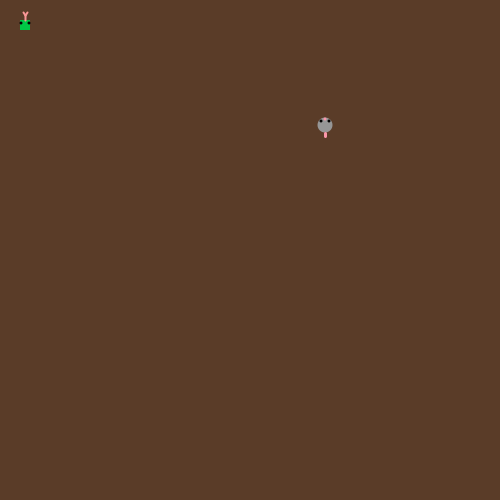
Frame 1 (no input)
Frame 60 (the mouse pressed at the canvas centre just before this capture): identical to frame 1, image omitted
Frame 120 (the mouse held since frame 60 and released just before this capture): identical to frame 1, image omitted

The Processing sketch that drew this single still picture (run headless with seeded random() and noise(); from frame 60 on, the mouse is pressed at the canvas centre):

// Processing sketch: LeagueSnake
// ── LeagueSnake.pde
//*
// ***** SEGMENT CLASS *****
// This class will be used to represent each part of the moving snake.
//*

class Segment {
  int x;
  int y;
  
  Segment(int x, int y){
    this.x = x;
    this.y = y;
    
  }

//Add x and y member variables. They will hold the corner location of each segment of the snake.


// Add a constructor with parameters to initialize each variable.



}


//*
// ***** GAME VARIABLES *****
// All the game variables that will be shared by the game methods are here
//*
Segment snek;
int foodX;
int foodY;
int foodEaten;
int direction;



//*
// ***** SETUP METHODS *****
// These methods are called at the start of the game.
//*

void setup() {
  size(500,500);
  background(90,60,40);
  snek = new Segment(20,20);
  frameRate(20);
  dropFood();
  direction = UP;
}

void dropFood() {
  //Set the food in a new random location
    foodX = ((int)random(50)*10);
    foodY = ((int)random(50)*10);
}



//*
// ***** DRAW METHODS *****
// These methods are used to draw the snake and its food 
//*

void draw() {
  background(90,60,40);
  drawFood();
  drawSnake();
}

void drawFood() {
  //Draw the food
  noStroke();
  fill(150,150,150);
  circle(foodX+5,foodY+5,15);
  fill(0,0,0);
  circle(foodX+1,foodY+1,3);
  circle(foodX+9,foodY+1,3);
  fill(250,150,170);
  circle(foodX+5,foodY-1,3);
  stroke(250,150,170);
  strokeWeight(3);
  line(foodX+5,foodY+13,foodX+5,foodY+16);
}

void drawSnake() {
  //Draw the head of the snake followed by its tail
  noStroke();
  fill(0,200,70);
  rect(snek.x,snek.y,10,10);
  stroke(250,150,150);
  strokeWeight(2);
  line(snek.x+5,snek.y,snek.x+5,snek.y-5);
  line(snek.x+5,snek.y-5,snek.x+7,snek.y-8);
  line(snek.x+5,snek.y-5,snek.x+3,snek.y-8);
  noStroke();
  fill(0,0,0);
  circle(snek.x+1,snek.y+3,3);
  circle(snek.x+9,snek.y+3,3);
}


//*
// ***** TAIL MANAGEMENT METHODS *****
// These methods make sure the tail is the correct length.
//*

void drawTail() {
  //Draw each segment of the tail 

}

void manageTail() {
  //After drawing the tail, add a new segment at the "start" of the tail and remove the one at the "end" 
  //This produces the illusion of the snake tail moving.
  
}

void checkTailCollision() {
  //If the snake crosses its own tail, shrink the tail back to one segment
  
}



//*
// ***** CONTROL METHODS *****
// These methods are used to change what is happening to the snake
//*

void keyPressed() {
  //Set the direction of the snake according to the arrow keys pressed
  if(keyCode == UP && direction != DOWN){
    direction = UP;
  }
  
  if(keyCode == DOWN && direction != UP){
    direction = DOWN;
  }
}

void move() {
  //Change the location of the Snake head based on the direction it is moving.
  
  if(direction==UP){
    snek.y-=10;
  } else if(direction==DOWN){
    snek.y+=10;
  } else if(direction==LEFT){
    snek.x-=10;
  } else if(direction==RIGHT){
    snek.x+=10;
  }
    /*
  switch(direction) {
  case UP:
    // move head up here 
    break;
  case DOWN:
    // move head down here 
    break;
  case LEFT:
   // figure it out 
    break;
  case RIGHT:
    // mystery code goes here 
    break;
  }
  */
}

void checkBoundaries() {
 //If the snake leaves the frame, make it reappear on the other side
 if(snek.x<0){
   snek.x=500;
 }
 if(snek.x>500){
   snek.x=0;
 }
 if(snek.y<0){
   snek.y=500;
 }
 if(snek.y>500){
   snek.y=0;
 }
 
}



void eat() {
  //When the snake eats the food, its tail should grow and more food appear

}
